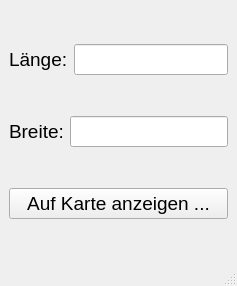
<?xml version="1.0" encoding="UTF-8"?>
<ui version="4.0">
 <class>MainWindow</class>
 <widget class="QMainWindow" name="MainWindow">
  <property name="geometry">
   <rect>
    <x>0</x>
    <y>0</y>
    <width>237</width>
    <height>286</height>
   </rect>
  </property>
  <property name="windowTitle">
   <string>MainWindow</string>
  </property>
  <widget class="QWidget" name="centralwidget">
   <layout class="QVBoxLayout" name="verticalLayout_2">
    <item>
     <layout class="QHBoxLayout" name="horizontalLayout">
      <item>
       <widget class="QLabel" name="label">
        <property name="font">
         <font>
          <pointsize>14</pointsize>
         </font>
        </property>
        <property name="text">
         <string>Länge:</string>
        </property>
       </widget>
      </item>
      <item>
       <widget class="QLineEdit" name="Laenge">
        <property name="font">
         <font>
          <pointsize>14</pointsize>
         </font>
        </property>
       </widget>
      </item>
     </layout>
    </item>
    <item>
     <layout class="QHBoxLayout" name="horizontalLayout_2">
      <item>
       <widget class="QLabel" name="label_2">
        <property name="font">
         <font>
          <pointsize>14</pointsize>
         </font>
        </property>
        <property name="text">
         <string>Breite:</string>
        </property>
       </widget>
      </item>
      <item>
       <widget class="QLineEdit" name="Breite">
        <property name="font">
         <font>
          <pointsize>14</pointsize>
         </font>
        </property>
       </widget>
      </item>
     </layout>
    </item>
    <item>
     <widget class="QPushButton" name="pushButton">
      <property name="font">
       <font>
        <pointsize>14</pointsize>
       </font>
      </property>
      <property name="text">
       <string>Auf Karte anzeigen ...</string>
      </property>
     </widget>
    </item>
   </layout>
  </widget>
  <widget class="QMenuBar" name="menubar">
   <property name="geometry">
    <rect>
     <x>0</x>
     <y>0</y>
     <width>237</width>
     <height>22</height>
    </rect>
   </property>
  </widget>
  <widget class="QStatusBar" name="statusbar"/>
 </widget>
 <resources/>
 <connections/>
</ui>
